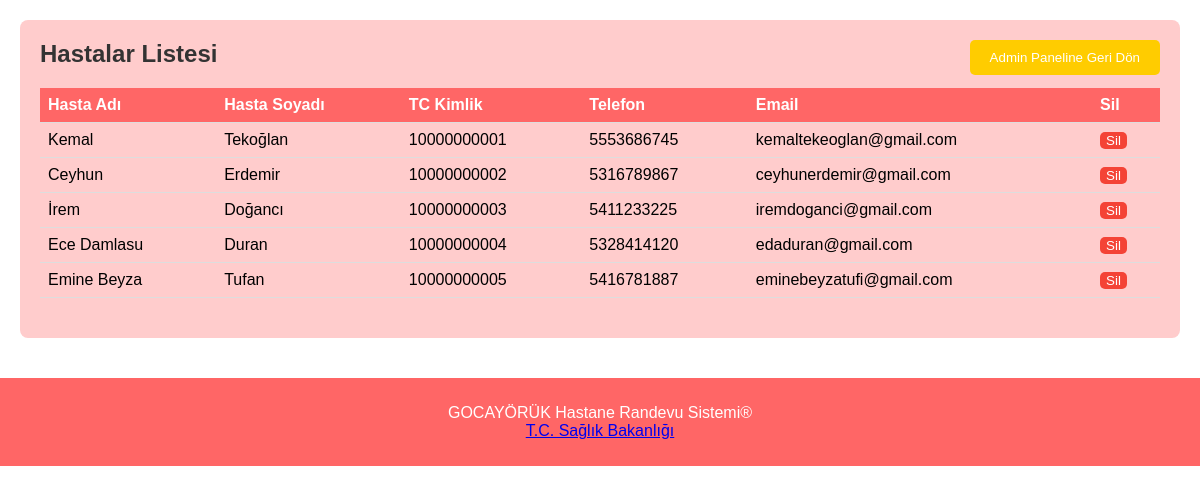
The page /SHRS/hastalar.php on the database its author committed.
### tables this page shows
CREATE TABLE `hasta` (
  `user_id` int(11) NOT NULL,
  `user_ad` varchar(50) NOT NULL,
  `user_soyad` varchar(50) NOT NULL,
  `user_sifre` varchar(255) NOT NULL,
  `user_tc` varchar(11) NOT NULL,
  `user_tel` varchar(15) NOT NULL,
  `user_mail` varchar(100) NOT NULL,
  `user_adres` text NOT NULL
);

### SHRS/hastalar.php (the view, shortened to what this page needs)
<!DOCTYPE html>
<html>
<head>
    <link rel="stylesheet" type="text/css" href="style.css">
</head>
<body>
    <div class="container">
        <div class="left-panel">
            <h2>Hastalar Listesi</h2>
            <table>
                <tr>
                    <th>Hasta Adı</th>
                    <th>Hasta Soyadı</th>
                    <th>TC Kimlik</th>
                    <th>Telefon</th>
                    <th>Email</th>
                    <th>Sil</th>
                </tr>
                <?php
                include("baglanCon.php");
                $sql = "SELECT * FROM hasta";
                $result = $conn->query($sql);
                if ($result->num_rows > 0) {
                    while ($row = $result->fetch_assoc()) {
                        echo "<tr>";
                        echo "<td>" . $row['user_ad'] . "</td>";
                        echo "<td>" . $row['user_soyad'] . "</td>";
                        echo "<td>" . $row['user_tc'] . "</td>";
                        echo "<td>" . $row['user_tel'] . "</td>";
                        echo "<td>" . $row['user_mail'] . "</td>";
                        echo "<td><button class='delete-btn' onclick='deletePatient(" . $row['user_id'] . ")'>Sil</button></td>";
                        echo "</tr>";
                    }
                } else {
                    echo "<tr><td colspan='6'>Kayıt bulunamadı.</td></tr>";
                }
                ?>
            </table>
        </div>
    </div>
    <div class="footer">
        <p>GOCAYÖRÜK Hastane Randevu Sistemi®<br>
            <a href="https://saglik.gov.tr">T.C. Sağlık Bakanlığı</a>
        </p>
    </div>
    <button onclick="window.location.href='adminPanel.php'" class="return-btn">Admin Paneline Geri Dön</button>
</body>
</html>

### SHRS/hastalar.php (style rules this page uses)
body { font-family: Arial, sans-serif; margin: 0; padding: 0; }
.container { display: flex; justify-content: space-between; padding: 20px; }
.left-panel { flex: 1; padding: 20px; background-color: #ffcccc; border-radius: 8px; }
.left-panel h2 { margin-top: 0; color: #333; }
.left-panel table { border-collapse: collapse; margin-bottom: 20px; width: 100%; }
.left-panel th, .left-panel td { padding: 8px; border-bottom: 1px solid #ddd; }
.left-panel th { background-color: #ff6666; color: white; text-align: left; }
.footer { background-color: #ff6666; color: white; text-align: center; padding: 10px 0; margin-top: 20px; }
.return-btn { margin: 20px; padding: 10px 20px; background-color: #ffcc00; color: white; border: none; border-radius: 5px; cursor: pointer; position: fixed; top: 20px; right: 20px; }
.delete-btn { background-color: #f44336; color: white; border: none; border-radius: 5px; cursor: pointer; }

### rows shown on the page
hasta: user_ad "Kemal", user_soyad "Tekoğlan", user_tc "10000000001", user_tel "5553686745", user_mail "kemaltekeoglan@gmail.com"
hasta: user_ad "Ceyhun", user_soyad "Erdemir", user_tc "10000000002", user_tel "5316789867", user_mail "ceyhunerdemir@gmail.com"
hasta: user_ad "İrem", user_soyad "Doğancı", user_tc "10000000003", user_tel "5411233225", user_mail "iremdoganci@gmail.com"
hasta: user_ad "Ece Damlasu", user_soyad "Duran", user_tc "10000000004", user_tel "5328414120", user_mail "edaduran@gmail.com"
hasta: user_ad "Emine Beyza", user_soyad "Tufan", user_tc "10000000005", user_tel "5416781887", user_mail "eminebeyzatufi@gmail.com"
